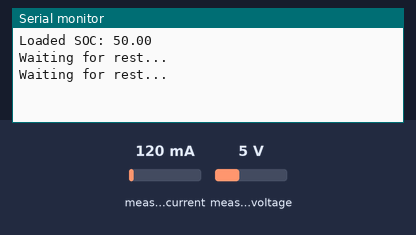
Recording of a sketch running on a simulated ESP32. On the bench: the last lines printed to the serial monitor. The inputs (shaded band) are chosen by the test bench; at power-on: measured current 120 mA, measured voltage 5 V. EEPROM starts erased.

Above: at 2.2 s.
2.3 s: measured current set to 0 mA
At 6.3 s:
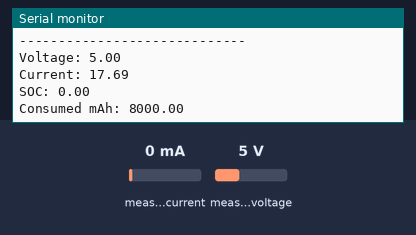
6.4 s: measured voltage set to 0.3 V
At 6.9 s:
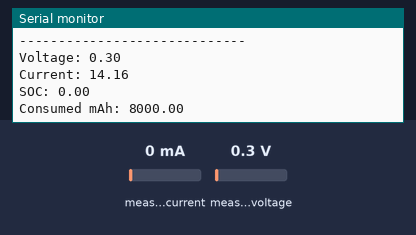
7.9 s: measured current set to 40 mA
At 8.5 s:
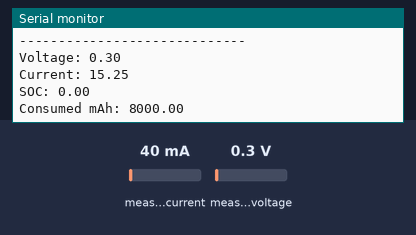
Timing chart, 0 to 10.9 s (numbered marks = the images above; inputs shaded):
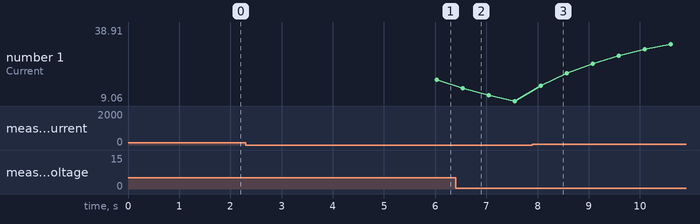

Measured:
- after the input at 2.3 s, the serial monitor: prints a new line after 3.7 s (image 1)
- after the input at 6.4 s, the serial monitor: prints a new line after 0.14 s (image 2)
- after the input at 7.9 s, the serial monitor: prints a new line after 0.16 s (image 3)
- plotted number 1: 9.06 → 38.91 after the input at 7.9 s

The sketch:

getsoc.ino
```cpp
#include <Wire.h>
#include <Adafruit_INA219.h>
#include <Preferences.h>

Adafruit_INA219 ina219;
Preferences preferences;

// ─────────────────────────────────────────
// Battery Config
// ─────────────────────────────────────────
const float BATTERY_CAPACITY_MAH = 8000.0;
const float COULOMB_EFFICIENCY = 0.98;

// Rest detection
const float REST_CURRENT_MA = 20.0;
const float REST_SECONDS_FOR_CORR = 45.0;

// Filter
float filteredCurrent = 0;
const float alpha = 0.2;

// ─────────────────────────────────────────
// OCV TABLE (PER CELL)
// ─────────────────────────────────────────
const int OCV_POINTS = 18;

const float OCV_VOLTAGE[OCV_POINTS] = {
    3.00, 3.10, 3.20, 3.30,
    3.40, 3.50, 3.60, 3.70,
    3.75, 3.80, 3.85, 3.90,
    3.95, 4.00, 4.05, 4.10,
    4.15, 4.20};

const float OCV_SOC[OCV_POINTS] = {
    0, 5, 10, 15,
    20, 25, 30, 40,
    50, 60, 70, 80,
    85, 90, 92, 95,
    98, 100};

// ─────────────────────────────────────────
// State Variables
// ─────────────────────────────────────────
float soc = 50.0;
float consumed_mah = 0;
float restSeconds = 0;
bool initialized = false;

unsigned long lastTime = 0;
float lastVoltage = 0;

// ─────────────────────────────────────────
// Voltage → SOC
// ─────────────────────────────────────────
float voltageToSOC(float v)
{
    if (v <= OCV_VOLTAGE[0])
        return OCV_SOC[0];
    if (v >= OCV_VOLTAGE[OCV_POINTS - 1])
        return OCV_SOC[OCV_POINTS - 1];

    for (int i = 0; i < OCV_POINTS - 1; i++)
    {
        if (v >= OCV_VOLTAGE[i] && v <= OCV_VOLTAGE[i + 1])
        {
            float t = (v - OCV_VOLTAGE[i]) / (OCV_VOLTAGE[i + 1] - OCV_VOLTAGE[i]);
            return OCV_SOC[i] + t * (OCV_SOC[i + 1] - OCV_SOC[i]);
        }
    }
    return 50.0;
}

// ─────────────────────────────────────────
// Setup
// ─────────────────────────────────────────
void setup()
{
    Serial.begin(115200);
    delay(1000);

    if (!ina219.begin())
    {
        Serial.println("INA219 not found!");
        while (1)
            ;
    }

    // Load saved SOC
    preferences.begin("battery", false);
    soc = preferences.getFloat("soc", 50.0);
    preferences.end();

    Serial.print("Loaded SOC: ");
    Serial.println(soc);

    lastTime = millis();
}

// ─────────────────────────────────────────
// Loop
// ─────────────────────────────────────────
void loop()
{

    float shuntVoltage = ina219.getShuntVoltage_mV();
    float busVoltage = ina219.getBusVoltage_V();
    float current_mA = ina219.getCurrent_mA();

    float loadVoltage = busVoltage + (shuntVoltage / 1000.0);
    float cellVoltage = loadVoltage / 3.0;

    // Noise filtering
    filteredCurrent = alpha * current_mA + (1 - alpha) * filteredCurrent;

    if (fabs(filteredCurrent) < 5.0)
        filteredCurrent = 0;

    // Time delta
    unsigned long now = millis();
    float dt_hours = (now - lastTime) / 3600000.0;
    float dt_seconds = (now - lastTime) / 1000.0;
    lastTime = now;

    // Voltage stability check
    bool voltageStable = fabs(loadVoltage - lastVoltage) < 0.01;
    lastVoltage = loadVoltage;

    bool atRest = (fabs(filteredCurrent) < REST_CURRENT_MA) && voltageStable;

    // ───── INITIALIZATION ─────
    if (!initialized)
    {
        if (atRest)
        {
            soc = voltageToSOC(cellVoltage);
            consumed_mah = BATTERY_CAPACITY_MAH * (1 - soc / 100.0);
            initialized = true;

            Serial.print("[INIT SOC] ");
            Serial.println(soc);
        }
        else
        {
            Serial.println("Waiting for rest...");
            delay(1000);
            return;
        }
    }

    // ───── COULOMB COUNTING ─────
    float delta_mah = filteredCurrent * dt_hours;

    if (delta_mah > 0)
        consumed_mah += delta_mah / COULOMB_EFFICIENCY;
    else
        consumed_mah += delta_mah * COULOMB_EFFICIENCY;

    consumed_mah = constrain(consumed_mah, 0, BATTERY_CAPACITY_MAH);

    float soc_coulomb = 100.0 * (1 - consumed_mah / BATTERY_CAPACITY_MAH);

    // ───── REST CORRECTION ─────
    if (atRest)
    {
        restSeconds += dt_seconds;

        if (restSeconds > REST_SECONDS_FOR_CORR)
        {
            float soc_ocv = voltageToSOC(cellVoltage);

            float weight = 0.7;
            soc = weight * soc_ocv + (1 - weight) * soc_coulomb;

            consumed_mah = BATTERY_CAPACITY_MAH * (1 - soc / 100.0);
        }
        else
        {
            soc = soc_coulomb;
        }
    }
    else
    {
        restSeconds = 0;
        soc = soc_coulomb;
    }

    soc = constrain(soc, 0, 100);

    // ───── FULL / EMPTY FIX ─────
    if (loadVoltage >= 12.5 && fabs(filteredCurrent) < 50)
    {
        soc = 100;
        consumed_mah = 0;
    }

    if (loadVoltage <= 9.0)
    {
        soc = 0;
    }

    // ───── SAVE SOC ─────
    static int saveCounter = 0;
    saveCounter++;

    if (saveCounter >= 20)
    {
        preferences.begin("battery", false);
        preferences.putFloat("soc", soc);
        preferences.end();
        saveCounter = 0;
    }

    // ───── OUTPUT ─────
    Serial.println("-----------------------------");
    Serial.print("Voltage: ");
    Serial.println(loadVoltage);
    Serial.print("Current: ");
    Serial.println(filteredCurrent);
    Serial.print("SOC: ");
    Serial.println(soc);
    Serial.print("Consumed mAh: ");
    Serial.println(consumed_mah);

    delay(500);
}
```
